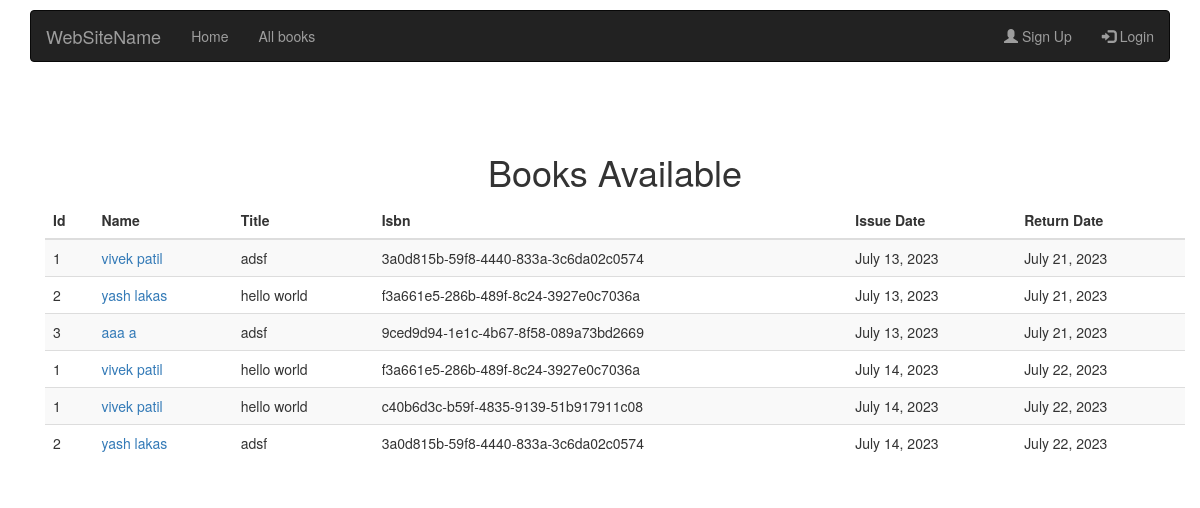
The app's page /, older data.
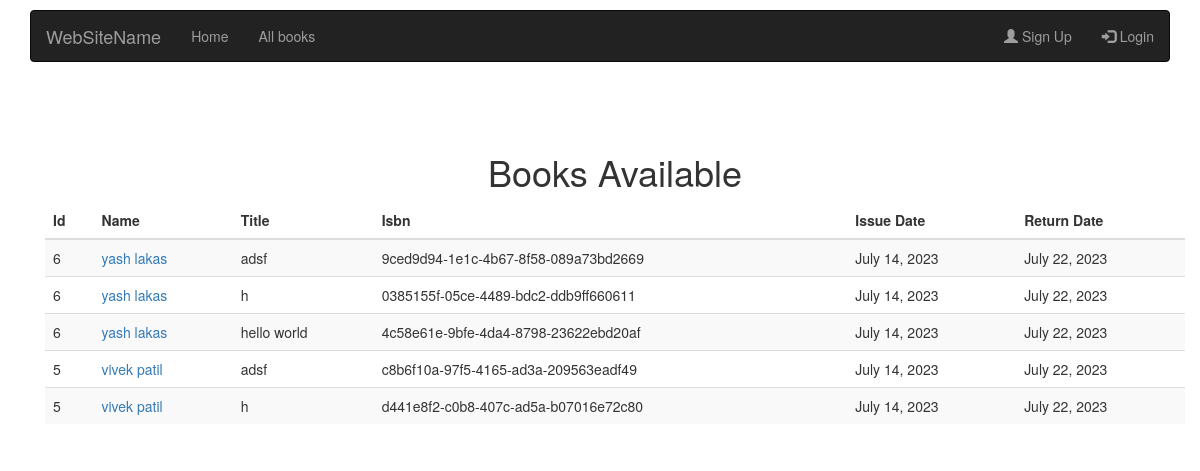
The same page, newer data.
### lib/models.py (models this page shows, shortened)
class IssueBook(models.Model):
      borrower=models.ForeignKey(User,on_delete=models.CASCADE)
      book=models.ForeignKey(BookInstance,on_delete=models.CASCADE)
      issue_date=models.DateField(auto_now=True)
      return_date=models.DateField(default=returnDate())

class BookInstance(models.Model):
      isbn=models.UUIDField(primary_key=True,default=uuid.uuid4)
      is_borrowed=models.CharField(max_length=10,default='false')
      book=models.ForeignKey(Book,on_delete=models.CASCADE)

class Book(models.Model):
        title=models.CharField(default='',max_length=50)
        author=models.CharField(default='',max_length=50)
        choice=[('education','Education'),('entertainment','Entertainment'),('science','Science')]
        category=models.CharField(choices=choice,max_length=30)

### lib/views.py (the view)
# urls.py: path('',index,name='index'),
def index(request):
    lst = IssueBook.objects.all()
    return render(request, 'lib/index.html', {'data': lst})

### lib/templates/lib/index.html (shortened to what this page needs)
<!DOCTYPE html>
<html lang="en">
<head>
  <link rel="stylesheet" href="https://maxcdn.bootstrapcdn.com/bootstrap/3.4.1/css/bootstrap.min.css">
</head>
<body>
  <div class="container" style="margin-top:10px;">
    <nav class="navbar navbar-inverse">
      <div class="container-fluid">
        <div class="navbar-header">
          <a class="navbar-brand" href="#">WebSiteName</a>
        </div>
        <ul class="nav navbar-nav">
          <li><a href="{% url 'home' %}">Home</a></li>
          <li><a href="{% url 'ListBooks' %}">All books</a></li>
          <li><a href=""></a></li>
        </ul>
        <ul class="nav navbar-nav navbar-right">
          <li><a href="{% url 'register' %}"><span class="glyphicon glyphicon-user"></span> Sign Up</a></li>
          <li><a href="{% url 'login' %}"><span class="glyphicon glyphicon-log-in"></span> Login</a></li>
        </ul>
      </div>
    </nav>
    <div class="container" style="margin-top:70px">
      <center><H1>Books Available</H1></center>
      <table class="table table-striped">
          <thead>
              <tr>
                  <th>Id</th>
                  <th>Name</th>
                  <th>Title</th>
                  <th>Isbn</th>
                  <th>Issue Date</th>
                  <th>Return Date</th>
              </tr>
          </thead>
          <tbody>
              {% for i in data %}
              <tr>
                  <td>{{i.borrower.id}}</td>
                  <td><a href="{% url 'listBorrowerInfo' i.borrower.id %}">{{i.borrower.first_name}} {{i.borrower.last_name}}</a></td>
                  <td>{{i.book.book.title}}</td>
                  <td>{{i.book_id}}</td>
                  <td>{{i.issue_date}}</td>
                  <td>{{i.return_date}}</td>
              </tr>
              {% empty %}
              <tr>
                  <p>No books yet</p>
              </tr>
              {% endfor %}
          </tbody>
      </table>
  </div>
  </div>
</body>
</html>

Row changes from the older to the newer data that the page shows:
removed IssueBook: borrower.id "1", borrower.first_name "vivek", borrower.last_name "patil", book.book "adsf", book_id "3a0d815b-59f8-4440-833a-3c6da02c0574", issue_date "July 13, 2023", return_date "July 21, 2023"
removed IssueBook: borrower.id "2", borrower.first_name "yash", borrower.last_name "lakas", book.book "hello world", book_id "f3a661e5-286b-489f-8c24-3927e0c7036a", issue_date "July 13, 2023", return_date "July 21, 2023"
removed IssueBook: borrower.id "3", borrower.first_name "aaa", borrower.last_name "a", book.book "adsf", book_id "9ced9d94-1e1c-4b67-8f58-089a73bd2669", issue_date "July 13, 2023", return_date "July 21, 2023"
removed IssueBook: borrower.id "1", borrower.first_name "vivek", borrower.last_name "patil", book.book "hello world", book_id "f3a661e5-286b-489f-8c24-3927e0c7036a", issue_date "July 14, 2023", return_date "July 22, 2023"
removed IssueBook: borrower.id "1", borrower.first_name "vivek", borrower.last_name "patil", book.book "hello world", book_id "c40b6d3c-b59f-4835-9139-51b917911c08", issue_date "July 14, 2023", return_date "July 22, 2023"
removed IssueBook: borrower.id "2", borrower.first_name "yash", borrower.last_name "lakas", book.book "adsf", book_id "3a0d815b-59f8-4440-833a-3c6da02c0574", issue_date "July 14, 2023", return_date "July 22, 2023"
added IssueBook: borrower.id "6", borrower.first_name "yash", borrower.last_name "lakas", book.book "adsf", book_id "9ced9d94-1e1c-4b67-8f58-089a73bd2669", issue_date "July 14, 2023", return_date "July 22, 2023"
added IssueBook: borrower.id "6", borrower.first_name "yash", borrower.last_name "lakas", book.book "h", book_id "0385155f-05ce-4489-bdc2-ddb9ff660611", issue_date "July 14, 2023", return_date "July 22, 2023"
added IssueBook: borrower.id "6", borrower.first_name "yash", borrower.last_name "lakas", book.book "hello world", book_id "4c58e61e-9bfe-4da4-8798-23622ebd20af", issue_date "July 14, 2023", return_date "July 22, 2023"
added IssueBook: borrower.id "5", borrower.first_name "vivek", borrower.last_name "patil", book.book "adsf", book_id "c8b6f10a-97f5-4165-ad3a-209563eadf49", issue_date "July 14, 2023", return_date "July 22, 2023"
added IssueBook: borrower.id "5", borrower.first_name "vivek", borrower.last_name "patil", book.book "h", book_id "d441e8f2-c0b8-407c-ad5a-b07016e72c80", issue_date "July 14, 2023", return_date "July 22, 2023"
